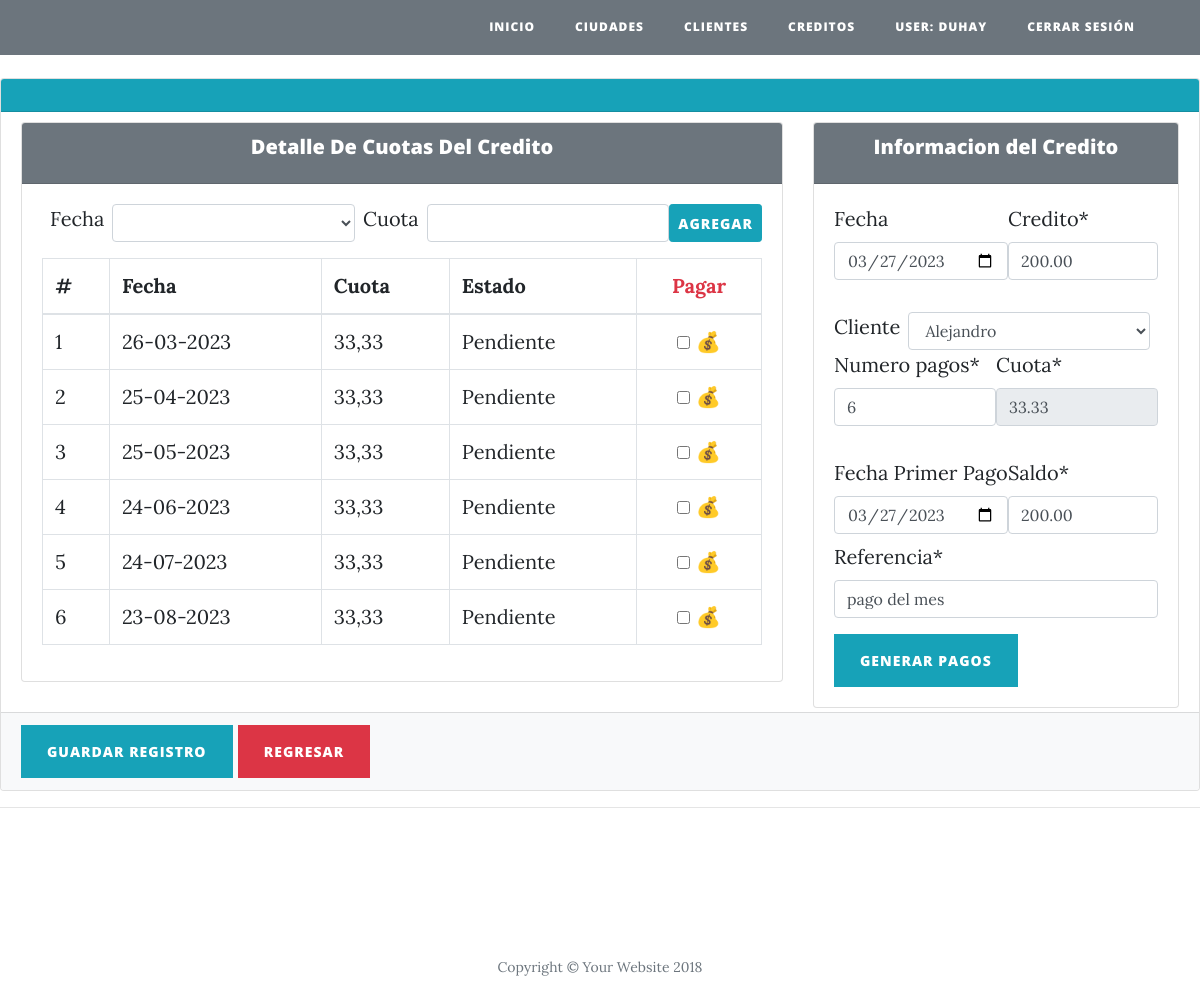
Screenshot of /editar_cuenta/1/ (signed in) with the database file from the repository.
### Core/models.py (models this page shows, shortened)
class CuentaCobrarCuota(models.Model):
    ESTADO_PENDIENTE = 0
    ESTADO_PAGADO = 1
    ESTADO_CHOICES = [
        (ESTADO_PENDIENTE, 'Pendiente'),
        (ESTADO_PAGADO, 'Pagado'),
    ]
    cuenta_cobrar = models.ForeignKey(CuentaCobrar, on_delete=models.CASCADE)
    fecha_pagar = models.DateField('Fecha Pagar',blank=True, null=True)
    cuota = models.DecimalField("Couta", max_digits=10, decimal_places=2)
    estado = models.IntegerField(choices=ESTADO_CHOICES, default=ESTADO_PENDIENTE)
    class Meta:
        verbose_name = "Cuenta x Cobrar detalle"
        verbose_name_plural = "Cuentas x Cobrar detalle"

class CuentaCobrar(models.Model):
    cliente = models.ForeignKey(Cliente, on_delete=models.CASCADE)
    usuario = models.ForeignKey(User, on_delete=models.PROTECT, null=True, blank=True)
    fecha_credito = models.DateField(default=now)
    credito = models.DecimalField("credito",max_digits=10,decimal_places=2,default=Decimal(0))
    saldo = models.DecimalField(max_digits=10,decimal_places=2,default=Decimal(0))
    numero_pagos = models.IntegerField(default=3)
    cuota = models.DecimalField(max_digits=10, decimal_places=2, default=Decimal(0))
    motivo = models.CharField(max_length=200)
    fecha_primer_pago = models.DateField(blank=True, null=True)
    estado = models.CharField(max_length=2, choices=estado_pago,default=estado_pago[0][0])
    class Meta:
        verbose_name = "Cuenta por Cobrar"
        verbose_name_plural = "Cuentas por Cobrar"

### Core/views.py (the view, shortened to what this page needs)
# urls.py: path('editar_cuenta/<int:pk>/', EditarCuentaView.as_view(), name='editar_cuenta'),
class EditarCuentaView(UpdateView):
    model = CuentaCobrar
    form_class = CuentaCobrarForm
    template_name = 'cuenta_x_cobrar/cuenta_cobrar.html'
    success_url = reverse_lazy('cuenta')
    def get_context_data(self, **kwargs):
        context = super().get_context_data(**kwargs)
        cuenta_id = self.kwargs.get('pk')
        cuenta = get_object_or_404(CuentaCobrar, id=cuenta_id)
        cuotas = cuenta.cuentacobrarcuota_set.all()
        context['cuotas'] = cuotas
        return context

### Core/forms.py
class CuentaCobrarForm(ModelForm):
    class Meta:
        model = CuentaCobrar
        fields = ('cliente', 'fecha_credito', 'credito', 'saldo', 'numero_pagos', 'cuota', 'motivo', 'fecha_primer_pago', 'estado')
        labels= {'motivo' : 'Referencia'}
        widgets = {
            'fecha_credito': forms.DateInput(
            format=('%Y-%m-%d'),
            attrs= {'class': 'form-control', 'value': datetime.now().strftime('%Y-%m-%d'),'type':'date'}
            ),
            'fecha_primer_pago': forms.DateInput(
            format=('%Y-%m-%d'),
            attrs= {'class': 'form-control', 'value': datetime.now().strftime('%Y-%m-%d'),'type':'date'}
            ),
            'cuota' : forms.TextInput(
            attrs={'class': 'form-control', 'readonly': 'readonly'}
            ),
        }

### Core/models.py (called while the page is built)
    def __str__(self):
        return self.nombre

### Core/templates/cuenta_x_cobrar/cuenta_cobrar.html (shortened to what this page needs)
{% extends 'list.html' %}
{% block load %}
    {% load static %}
    {%load crispy_forms_tags %}
    {% load crispy_forms_field %}
{% endblock %}
{% block contenido %}
  <br>
  <form class="mt-5"  method="POST" id="form" >
   <div class="card card-secondary ">
        <div class="card-header d-flex justify-content-center bg-info " >
        </div>
        <div class="card-body ">
            <div class="row">
                <div class="col-lg-8">
                  <div class="card card-secondary" style="margin-top: -10px">
                    <div class="card-header d-flex justify-content-center bg-secondary" >
                        <h5 class="card-title text-white">
                            Detalle De Cuotas Del Credito
                        </h5>
                    </div>
                    <div class="card-body table-responsive">
                       <div class="form-group btn-group-sm d-flex ">
                            <label class="mx-2 ">Fecha</label>
                            <select class="form-control flex-grow-1" id="cboFecha">
                            </select>
                            <label class="mx-2 ">Cuota</label>
                            <input type="number" class="form-control " id="idCuota" >
                            <button type="button" class="btn btn-info " id="btnPago">Agregar</button>
                        </div>
                        <table class="table table-bordered" id="data">
                            <thead>
                              <tr>
                                <th>#</th>
                                <th>Fecha</th>
                                <th>Cuota</th>
                                <th>Estado</th>
                                <th class="text-center text-danger">Pagar</th>
                              </tr>
                            </thead>
                            <tbody id="detalle">
                                {% for cuota in cuotas %}
                                  <tr data-id="{{ cuota.id }}" data-estado="{{ cuota.estado }}">
                                    <td>{{ forloop.counter }}</td>
                                    <td>{{ cuota.fecha_pagar|date:"d-m-Y" }}</td>
                                    <td>{{ cuota.cuota }}</td>
                                    <td>{{ cuota.get_estado_display }}</td>
                                    <td class="text-center text-danger">
                                        <input type="checkbox" class="estado-checkbox" {% if cuota.estado == 1 %}checked{% endif %} />
                                        <input type="hidden" name="cuota_data[]" value="{{ cuota.id }},{{ cuota.estado }}" />💰
                                    </td>
                                  </tr>
                                {% endfor %}
                              </tbody>
                        </table>
                       </div>
                  </div>
                </div>
                <div class="col-lg-4">
                  <div class="card card-secondary " style="margin-top: -10px">
                    <div class="card-header d-flex justify-content-center bg-secondary" >
                        <h5 class="card-title text-white">
                            Informacion del Credito
                        </h5>
                    </div>
                    <div class="card-body">
                       <div class="d-flex justify-content-between">
                        <div class="form-group ">
                            <label>Fecha</label>
                             {{ form.fecha_credito }}
                        </div>
                        <div class="form-group">
                             {{ form.credito|as_crispy_field }}
                        </div>
                       </div>
                       <div class="d-flex justify-content-between">
                         Cliente {% crispy_field form.cliente 'class' 'form-control mx-2' %}
                       </div>
                       <div class="d-flex justify-content-between">
                        <div class="form-group">
                            {{ form.numero_pagos|as_crispy_field }}
                        </div>
                        <div class="form-group">
                            {{ form.cuota|as_crispy_field }}
                        </div>
                       </div>
                      <div class="d-flex justify-content-between">
                       <div class="form-group">
                            <label>Fecha Primer Pago</label>
                            {{ form.fecha_primer_pago }}
                        </div>
                       <div class="form-group">
                           {{ form.saldo|as_crispy_field }}
                       </div>
                      </div>
                        <div class="form-group" style="margin-top: -24px" >
                             {{ form.motivo|as_crispy_field }}
                        </div>
                        <button type="button" id="btnGenerar" class="btn btn-info">Generar pagos</button>
                      </div>
                  </div>
                </div>
            </div>
        </div>
       {% block botones_pie %}
        <div class="card-footer bg-light" style="margin-top: -1rem">
         <button id="btnGrabar" type="submit" class="btn btn-info">
              Guardar registro
         </button>
         <a class="btn btn-danger" href="{% url 'cuenta' %}">Regresar</a>
        </div>
       {% endblock %}
   </div>
  </form>
{% endblock %}

### Core/templates/index.html (shortened to what this page needs)
{% load static %}
<!DOCTYPE html>
<html lang="es">
  <head>
    <link href="{% static 'vendor/bootstrap/css/bootstrap.min.css' %}" rel="stylesheet">
    <link href="{% static 'vendor/fontawesome-free/css/all.min.css' %}" rel="stylesheet" type="text/css">
    <link href="{% static 'css/clean-blog.min.css' %}" rel="stylesheet">
  </head>
  <body>
    <nav class="navbar navbar-expand-lg navbar-light bg-secondary fixed-top" id="mainNav">
      <div class="container">
        <a class="navbar-brand" href="{% url 'inicio' %}">{{ title }}</a>
        <div class="collapse navbar-collapse" id="navbarResponsive">
          <ul class="navbar-nav ml-auto">
            <li class="nav-item">
              <a class="nav-link" href="{% url 'inicio' %}">Inicio</a>
            </li>
            <li class="nav-item">
              <a class="nav-link" href="{% url 'ciudad' %}">Ciudades</a>
            </li>
            <li class="nav-item">
              <a class="nav-link" href="{% url 'clientes' %}">Clientes</a>
            </li>
            <li class="nav-item">
              <a class="nav-link" href="{% url 'cuenta' %}">Creditos</a>
            </li>
            <li class="nav-item">
              <a class="nav-link" href="#">User: {{ user.username }}</a>
            </li>
            <li class="nav-item">
              <a class="nav-link" href="{% url 'logout' %}">Cerrar Sesión</a>
            </li>
          </ul>
        </div>
      </div>
    </nav>
    {% block contenido %}{% endblock %}
    <hr>
    <footer>
      <div class="container">
        <div class="row">
          <div class="col-lg-8 col-md-10 mx-auto">
            <ul class="list-inline text-center">
              <li class="list-inline-item">
                <a href="#">
                  <span class="fa-stack fa-lg">
                    <i class="fas fa-circle fa-stack-2x"></i>
                    <i class="fab fa-twitter fa-stack-1x fa-inverse"></i>
                  </span>
                </a>
              </li>
              <li class="list-inline-item">
                <a href="#">
                  <span class="fa-stack fa-lg">
                    <i class="fas fa-circle fa-stack-2x"></i>
                    <i class="fab fa-facebook-f fa-stack-1x fa-inverse"></i>
                  </span>
                </a>
              </li>
              <li class="list-inline-item">
                <a href="#">
                  <span class="fa-stack fa-lg">
                    <i class="fas fa-circle fa-stack-2x"></i>
                    <i class="fab fa-github fa-stack-1x fa-inverse"></i>
                  </span>
                </a>
              </li>
            </ul>
            <p class="copyright text-muted">Copyright &copy; Your Website 2018</p>
          </div>
        </div>
      </div>
    </footer>
  </body>
</html>

### rows the page displays
CuentaCobrarCuota: fecha_pagar "26-03-2023", cuota "33,33", estado "Pendiente"
CuentaCobrarCuota: fecha_pagar "25-04-2023", cuota "33,33", estado "Pendiente"
CuentaCobrarCuota: fecha_pagar "25-05-2023", cuota "33,33", estado "Pendiente"
CuentaCobrarCuota: fecha_pagar "24-06-2023", cuota "33,33", estado "Pendiente"
CuentaCobrarCuota: fecha_pagar "24-07-2023", cuota "33,33", estado "Pendiente"
CuentaCobrarCuota: fecha_pagar "23-08-2023", cuota "33,33", estado "Pendiente"
CuentaCobrar: fecha_credito "03/27/2023", credito "200.00", cliente "Alejandro", numero_pagos "6", cuota "33.33", fecha_primer_pago "03/27/2023", saldo "200.00", motivo "pago del mes"

### other values shown
{{ user.username }} "DUHAY"
